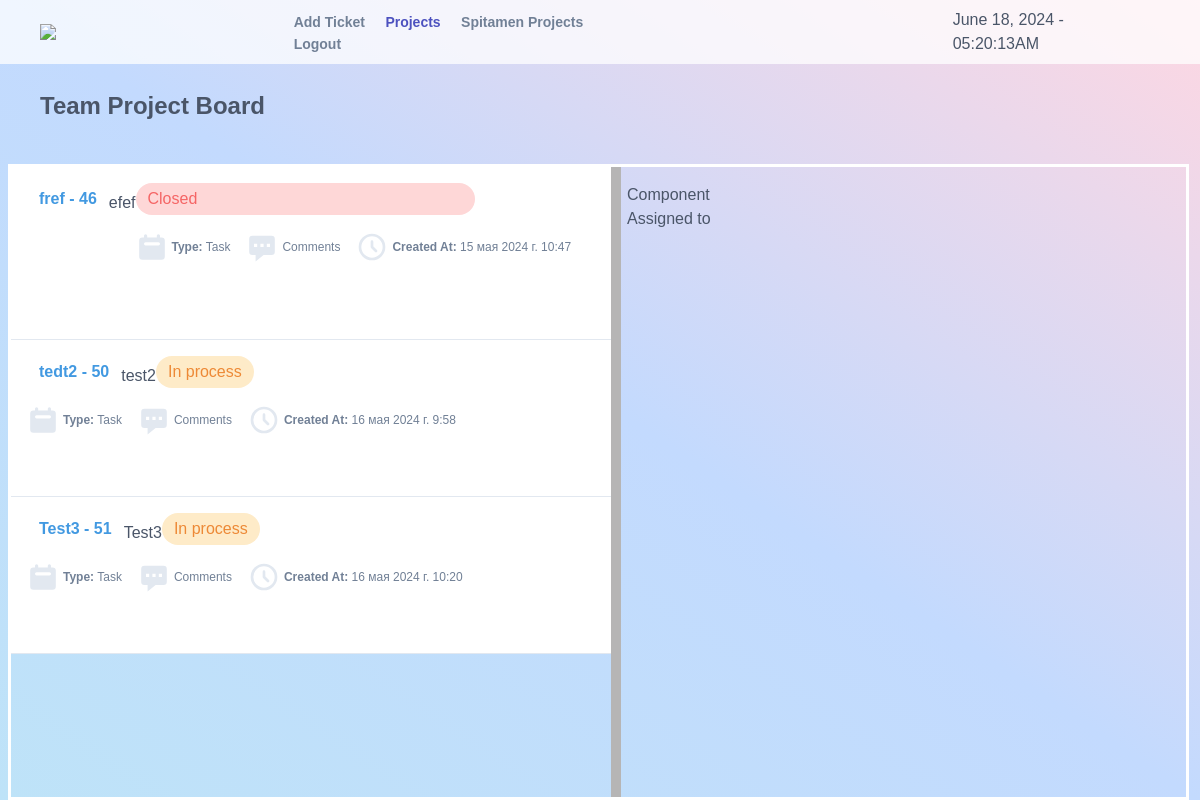
The app's page /user_tickets/ (signed in) with its own data.
### myapp/models.py (models this page shows, shortened)
class Ticket(models.Model):
    STATUS_CHOICES = (
        ('open', 'Open'),
        ('closed', 'Closed'),
        ('in_progress', 'In process'),
    )
    COMPONENT_CHOICES = (
        ('Tranzaxis Explorer', 'Tranzaxis Explorer'),
        ('Tranzaxis WEB-Explorer', 'Tranzaxis WEB-Explorer'),
        ('3DS Server', '3DS Server'),
        ('TXPG', 'TXPG'),
    )
    TYPE_CHOICES = (
        ('task', 'Задача'),
        ('question', 'Вопрос'),
    )
    GROUP_CHOICES = (
    ('spitamen', 'Spitamen'),
    ('sbt', 'Sbt'),
    ('matin', 'Matin'),
    ('ssb', 'Ssb'),
    ('sarvat', 'Sarvat'),
    ('vasl', 'Vasl'),
)
    title = models.CharField(max_length=200)
    type = models.CharField(max_length=10, choices=TYPE_CHOICES)
    component = models.CharField(max_length=50, choices=COMPONENT_CHOICES)
    topic = models.CharField(max_length=200)
    description = models.TextField(max_length=500)
    created_by = models.ForeignKey(User, on_delete=models.CASCADE, related_name='created_tickets')
    sent_to = models.ManyToManyField(User, related_name='received_tickets', blank=True)
    created_at = models.DateTimeField(auto_now_add=True)
    assigned_to = models.ManyToManyField(User, related_name='assigned_tickets', blank=True)
    status = models.CharField(max_length=20, choices=STATUS_CHOICES, default='open')
    group = models.CharField(max_length=20, choices=GROUP_CHOICES)

### myapp/views.py (the view, shortened to what this page needs)
# urls.py: path('user_tickets/', views.user_tickets, name='user_tickets'),
@login_required
def user_tickets(request):
    user_profile = UserProfile.objects.get(user=request.user)
    user = request.user
    users = User.objects.all()
    project_form = TicketForm(request.POST or None, request=request)  # Создание формы для добавления проекта
    group_name = None
    groups = ['spitamen', 'sbt', 'matin', 'ssb', 'sarvat', 'vasl']  # Список всех групп
    for group in groups:
        if getattr(user_profile, group):  # Проверяем, состоит ли пользователь в текущей группе
            group_name = group
            break  # Если пользователь состоит в группе, выходим из цикла
    tickets = Ticket.objects.filter(created_by=user)
    return render(request, 'user_tickets.html', {
        'tickets': tickets,
        'users': users,
        'project_form': project_form,
        'spitamen': user_profile.spitamen,
        'sbt': user_profile.sbt,
        'matin': user_profile.matin,
        'ssb': user_profile.ssb,
        'sarvat': user_profile.sarvat,
        'vasl': user_profile.vasl
    })

### myapp/templates/user_tickets.html (shortened to what this page needs)
<link href="https://unpkg.com/tailwindcss@^1.0/dist/tailwind.min.css" rel="stylesheet">
<div class="flex flex-col w-screen h-screen  overflow-auto text-gray-700 bg-gradient-to-tr from-blue-200 via-indigo-200 to-pink-200">
    <div class="flex items-center flex-shrink-0 w-full h-16 px-10 bg-white bg-opacity-75">
      <a class="bl_headerUtils_logo" href="https://www.spitamenbank.tj/"><img src="https://www.spitamenbank.tj/local/templates/sb-main-template/img/logo/logo-horizontal-ru.svg" ></a>
      <div class="ml-10">
        <a class="mx-2 text-sm font-semibold text-gray-600 hover:text-indigo-700" href="{% url 'tickets' %}">Add Ticket</a>
        <a class="mx-2 text-sm font-semibold text-indigo-700" href="{% url 'user_tickets' %}">Projects</a>
        <a class="mx-2 text-sm font-semibold text-gray-600 hover:text-indigo-700" href="{% url 'team_project' %}">{% if spitamen %} Spitamen {% endif %}
          {% if vasl %} Vasl {% endif %} Projects</a>
        <a class="mx-2 text-sm font-semibold text-gray-600 hover:text-indigo-700" href="{% url 'login' %}">Logout</a>
      </div>
      <div id="clock">
        <h1 id="date-time"></h1>
      </div>
      <a href="profile.html" class="flex items-center justify-center w-8 h-8 ml-auto overflow-hidden rounded-full cursor-pointer">
      </a>
    </div>
    <div class="px-10 mt-6">
      <h1 class="text-2xl font-bold">
      Team Project Board
      </h1>
    </div>
    <div class="flex flex-grow space-x-6 overflow-auto">
      <div class="flex flex-col flex-shrink-0 w-72" id="sortable-container">
        <div class="flex items-center flex-shrink-0 h-10 px-2">
        </div>
        <div class="wrapper ml-2">
          <div class="pane left">
            <div class="ticket-grid">
              {% for ticket in tickets %}
              <div class="ticket-item" data-id="{{ ticket.id }}">
                <div class="flex flex-col overflow-auto">
          <div class="border-b border-b-gray-500 relative flex flex-wrap items-start p-4 bg-white cursor-pointer bg-opacity-90 group hover:bg-opacity-100" draggable="true">
            <span class="flex items-center inline-block h-8 px-3 text-base font-semibold text-blue-500  rounded-full"></strong>{{ ticket.title }} - {{ ticket.id }}</span>
            <h4 class="mt-2 text-base font-medium "><strong></strong> {{ ticket.topic }}</h4>
            <form method="post">
              {% if ticket.status == 'open' %}
              <span class="flex items-center h-8 px-3 mr-24 text-base font-medium text-green-500 bg-green-100 rounded-full">
                  {{ ticket.get_status_display }}
              </span>
          {% elif ticket.status == 'closed' %}
              <span class="flex items-center h-8 px-3 mr-24 text-base font-medium text-red-500 bg-red-200 rounded-full">
                  {{ ticket.get_status_display }}
              </span>
          {% elif ticket.status == 'in_progress' %}
              <span class="flex items-center h-8 px-3 mr-24 text-base font-medium text-orange-500 bg-orange-200 rounded-full">
                  {{ ticket.get_status_display }}
              </span>
          {% endif %}
            <div class="flex items-center w-full mt-4 text-xs font-medium text-gray-600 ">
              <div class="flex items-center topic">
                <h4 class="ml-1 leading-none "><strong>Type:</strong> {% if ticket.type == 'task' %}Task{% else %}Question{% endif %}</h4>
              </div>
              <div class="relative flex items-center ml-4">
                <svg class="relative w-8 h-8 text-gray-300 fill-current" xmlns="http://www.w3.org/2000/svg" viewBox="0 0 20 20" fill="currentColor">
                  <path fill-rule="evenodd" d="M18 5v8a2 2 0 01-2 2h-5l-5 4v-4H4a2 2 0 01-2-2V5a2 2 0 012-2h12a2 2 0 012 2zM7 8H5v2h2V8zm2 0h2v2H9V8zm6 0h-2v2h2V8z" clip-rule="evenodd" />
                </svg>
                  <a class="ml-1 leading-none" href="{% url 'add_comment' ticket.id %}">Comments</a>
                  <div class="flex items-center ml-4">
                    <svg class="h-8 w-8 text-gray-300"  fill="none" viewBox="0 0 24 24" stroke="currentColor">
                      <path stroke-linecap="round" stroke-linejoin="round" stroke-width="2" d="M12 8v4l3 3m6-3a9 9 0 11-18 0 9 9 0 0118 0z"/>
                    </svg>
                    <a class="ml-1 leading-none"><strong>Created At:</strong> {{ ticket.created_at }}</a>
              </div>
              </div>
            </div>
            <div class="relative flex flex-col items-start p-4 mt-3 bg-white rounded-lg cursor-pointer bg-opacity-90 group hover:bg-opacity-100" draggable="true">
            </div>
          </div>
        </div>
      </div>
            {% endfor %}
    </div>
          </div>
          <div class="pane right">
            <div class="gutter"></div>
            <div class="flex items-center gap-2">
              <h1>Component</h1>
            </div>
            <div class="flex items-center gap-2">
              <h1>Assigned to</h1>
          </div>
  </div>
</div>
      </div>
    </div>
  </div>

### myapp/templates/user_tickets.html (style rules this page uses)
.ticket-grid { width:55% ; display: inline; margin-top: -55px; overflow: hidden; }
.ticket-item { min-width: 650px; }
.pane.left { overflow: hidden; }
.pane.right { overflow: hidden; }
.bl_headerUtils_logo { width: 200px; display: inline; }
#clock { max-width: 600px; margin-left: 30%; }
*, *::before, *::after { box-sizing: border-box; }
.wrapper { height: 100vh; width: 98.4svw; border: 3px solid white; display: flex; }
.pane { padding: 1em; min-width: 200px; }
.left { padding: 0 ; max-width: 600px; }
.right { position: relative; }
.gutter { width: 10px; height: 100%; background: rgb(182, 181, 181); position: absolute; top: 0; left: 0; cursor: col-resize; }

### records on screen
Ticket: title "fref", id "46", topic "efef", status "Closed", type "Task", created_at "15 мая 2024 г. 10:47"
Ticket: title "tedt2", id "50", topic "test2", status "In process", type "Task", created_at "16 мая 2024 г. 9:58"
Ticket: title "Test3", id "51", topic "Test3", status "In process", type "Task", created_at "16 мая 2024 г. 10:20"
